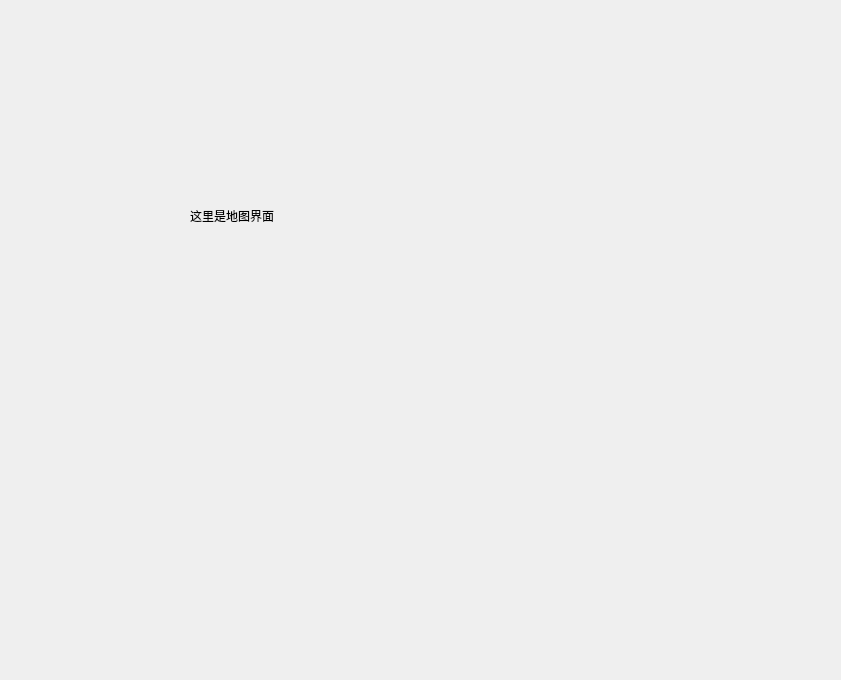
<?xml version="1.0" encoding="UTF-8"?>
<ui version="4.0">
 <class>mainmap</class>
 <widget class="QDialog" name="mainmap">
  <property name="geometry">
   <rect>
    <x>0</x>
    <y>0</y>
    <width>841</width>
    <height>680</height>
   </rect>
  </property>
  <property name="minimumSize">
   <size>
    <width>720</width>
    <height>680</height>
   </size>
  </property>
  <property name="baseSize">
   <size>
    <width>0</width>
    <height>0</height>
   </size>
  </property>
  <property name="windowTitle">
   <string>Dialog</string>
  </property>
  <widget class="QLabel" name="label">
   <property name="geometry">
    <rect>
     <x>190</x>
     <y>90</y>
     <width>461</width>
     <height>251</height>
    </rect>
   </property>
   <property name="text">
    <string>这里是地图界面</string>
   </property>
  </widget>
 </widget>
 <resources/>
 <connections/>
</ui>
